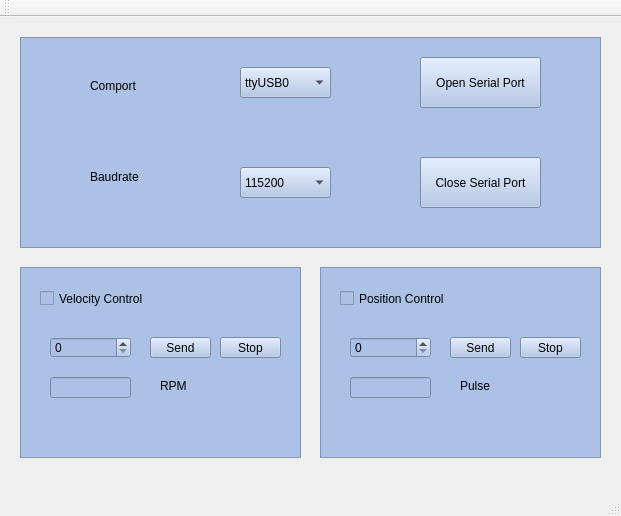
<?xml version="1.0" encoding="UTF-8"?>
<ui version="4.0">
 <class>MainWindow</class>
 <widget class="QMainWindow" name="MainWindow">
  <property name="geometry">
   <rect>
    <x>0</x>
    <y>0</y>
    <width>621</width>
    <height>516</height>
   </rect>
  </property>
  <property name="windowTitle">
   <string>MainWindow</string>
  </property>
  <widget class="QWidget" name="centralWidget">
   <widget class="QFrame" name="Port">
    <property name="geometry">
     <rect>
      <x>20</x>
      <y>20</y>
      <width>581</width>
      <height>211</height>
     </rect>
    </property>
    <property name="styleSheet">
     <string notr="true">background-color: rgb(171, 193, 230);</string>
    </property>
    <property name="frameShape">
     <enum>QFrame::StyledPanel</enum>
    </property>
    <property name="frameShadow">
     <enum>QFrame::Raised</enum>
    </property>
    <widget class="QPushButton" name="openPB">
     <property name="geometry">
      <rect>
       <x>400</x>
       <y>20</y>
       <width>121</width>
       <height>51</height>
      </rect>
     </property>
     <property name="text">
      <string>Open Serial Port</string>
     </property>
    </widget>
    <widget class="QPushButton" name="stopPB">
     <property name="geometry">
      <rect>
       <x>400</x>
       <y>120</y>
       <width>121</width>
       <height>51</height>
      </rect>
     </property>
     <property name="text">
      <string>Close Serial Port</string>
     </property>
    </widget>
    <widget class="QLabel" name="portLB">
     <property name="geometry">
      <rect>
       <x>70</x>
       <y>40</y>
       <width>67</width>
       <height>17</height>
      </rect>
     </property>
     <property name="text">
      <string>Comport</string>
     </property>
    </widget>
    <widget class="QLabel" name="baudLB">
     <property name="geometry">
      <rect>
       <x>70</x>
       <y>130</y>
       <width>67</width>
       <height>20</height>
      </rect>
     </property>
     <property name="text">
      <string>Baudrate</string>
     </property>
    </widget>
    <widget class="QComboBox" name="usbCB">
     <property name="geometry">
      <rect>
       <x>220</x>
       <y>30</y>
       <width>91</width>
       <height>31</height>
      </rect>
     </property>
     <item>
      <property name="text">
       <string>ttyUSB0</string>
      </property>
     </item>
     <item>
      <property name="text">
       <string>ttyUSB1</string>
      </property>
     </item>
     <item>
      <property name="text">
       <string>ttyUSB2</string>
      </property>
     </item>
    </widget>
    <widget class="QComboBox" name="baudCB">
     <property name="geometry">
      <rect>
       <x>220</x>
       <y>130</y>
       <width>91</width>
       <height>31</height>
      </rect>
     </property>
     <item>
      <property name="text">
       <string>115200</string>
      </property>
     </item>
     <item>
      <property name="text">
       <string>9600</string>
      </property>
     </item>
    </widget>
   </widget>
   <widget class="QFrame" name="Speed">
    <property name="geometry">
     <rect>
      <x>20</x>
      <y>250</y>
      <width>281</width>
      <height>191</height>
     </rect>
    </property>
    <property name="styleSheet">
     <string notr="true">background-color: rgb(171, 193, 230);</string>
    </property>
    <property name="frameShape">
     <enum>QFrame::StyledPanel</enum>
    </property>
    <property name="frameShadow">
     <enum>QFrame::Raised</enum>
    </property>
    <widget class="QPushButton" name="SpeedStopPB">
     <property name="geometry">
      <rect>
       <x>200</x>
       <y>70</y>
       <width>61</width>
       <height>21</height>
      </rect>
     </property>
     <property name="text">
      <string>Stop</string>
     </property>
    </widget>
    <widget class="QSpinBox" name="SpeedSB">
     <property name="geometry">
      <rect>
       <x>30</x>
       <y>70</y>
       <width>81</width>
       <height>21</height>
      </rect>
     </property>
     <property name="maximum">
      <number>250</number>
     </property>
     <property name="singleStep">
      <number>10</number>
     </property>
    </widget>
    <widget class="QCheckBox" name="SpeedCB">
     <property name="geometry">
      <rect>
       <x>20</x>
       <y>20</y>
       <width>131</width>
       <height>23</height>
      </rect>
     </property>
     <property name="text">
      <string>Velocity Control</string>
     </property>
    </widget>
    <widget class="QPushButton" name="SpeedSendPB">
     <property name="geometry">
      <rect>
       <x>130</x>
       <y>70</y>
       <width>61</width>
       <height>21</height>
      </rect>
     </property>
     <property name="text">
      <string>Send</string>
     </property>
    </widget>
    <widget class="QLineEdit" name="SpeedLE">
     <property name="geometry">
      <rect>
       <x>30</x>
       <y>110</y>
       <width>81</width>
       <height>21</height>
      </rect>
     </property>
    </widget>
    <widget class="QLabel" name="SpeedLB">
     <property name="geometry">
      <rect>
       <x>140</x>
       <y>110</y>
       <width>31</width>
       <height>17</height>
      </rect>
     </property>
     <property name="text">
      <string>RPM</string>
     </property>
    </widget>
   </widget>
   <widget class="QFrame" name="Velocity">
    <property name="geometry">
     <rect>
      <x>320</x>
      <y>250</y>
      <width>281</width>
      <height>191</height>
     </rect>
    </property>
    <property name="styleSheet">
     <string notr="true">background-color: rgb(171, 193, 230);</string>
    </property>
    <property name="frameShape">
     <enum>QFrame::StyledPanel</enum>
    </property>
    <property name="frameShadow">
     <enum>QFrame::Raised</enum>
    </property>
    <widget class="QPushButton" name="PositionStopPB">
     <property name="geometry">
      <rect>
       <x>200</x>
       <y>70</y>
       <width>61</width>
       <height>21</height>
      </rect>
     </property>
     <property name="text">
      <string>Stop</string>
     </property>
    </widget>
    <widget class="QSpinBox" name="PositionSB">
     <property name="geometry">
      <rect>
       <x>30</x>
       <y>70</y>
       <width>81</width>
       <height>21</height>
      </rect>
     </property>
     <property name="maximum">
      <number>100000</number>
     </property>
     <property name="singleStep">
      <number>100</number>
     </property>
    </widget>
    <widget class="QCheckBox" name="PositionCB">
     <property name="geometry">
      <rect>
       <x>20</x>
       <y>20</y>
       <width>131</width>
       <height>23</height>
      </rect>
     </property>
     <property name="text">
      <string>Position Control</string>
     </property>
    </widget>
    <widget class="QPushButton" name="PositionSendPB">
     <property name="geometry">
      <rect>
       <x>130</x>
       <y>70</y>
       <width>61</width>
       <height>21</height>
      </rect>
     </property>
     <property name="text">
      <string>Send</string>
     </property>
    </widget>
    <widget class="QLineEdit" name="PositionLE">
     <property name="geometry">
      <rect>
       <x>30</x>
       <y>110</y>
       <width>81</width>
       <height>21</height>
      </rect>
     </property>
    </widget>
    <widget class="QLabel" name="PositionLB">
     <property name="geometry">
      <rect>
       <x>140</x>
       <y>110</y>
       <width>41</width>
       <height>17</height>
      </rect>
     </property>
     <property name="text">
      <string>Pulse</string>
     </property>
    </widget>
   </widget>
  </widget>
  <widget class="QMenuBar" name="menuBar">
   <property name="geometry">
    <rect>
     <x>0</x>
     <y>0</y>
     <width>621</width>
     <height>22</height>
    </rect>
   </property>
  </widget>
  <widget class="QToolBar" name="mainToolBar">
   <attribute name="toolBarArea">
    <enum>TopToolBarArea</enum>
   </attribute>
   <attribute name="toolBarBreak">
    <bool>false</bool>
   </attribute>
  </widget>
  <widget class="QStatusBar" name="statusBar"/>
 </widget>
 <layoutdefault spacing="6" margin="11"/>
 <resources/>
 <connections/>
</ui>
